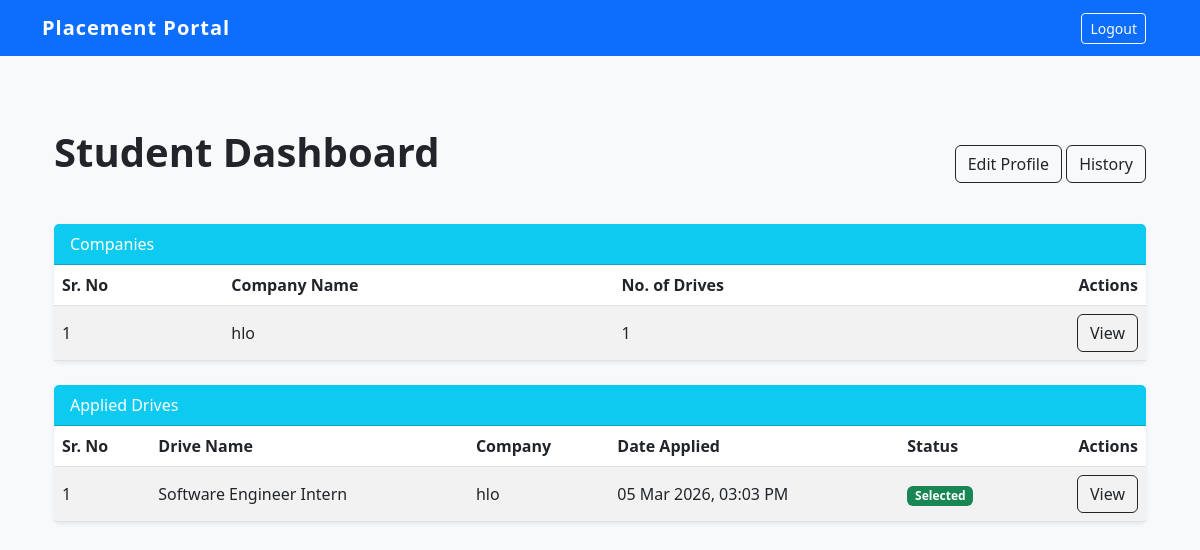
Before: /student_dashboard (signed in) with the older database file.
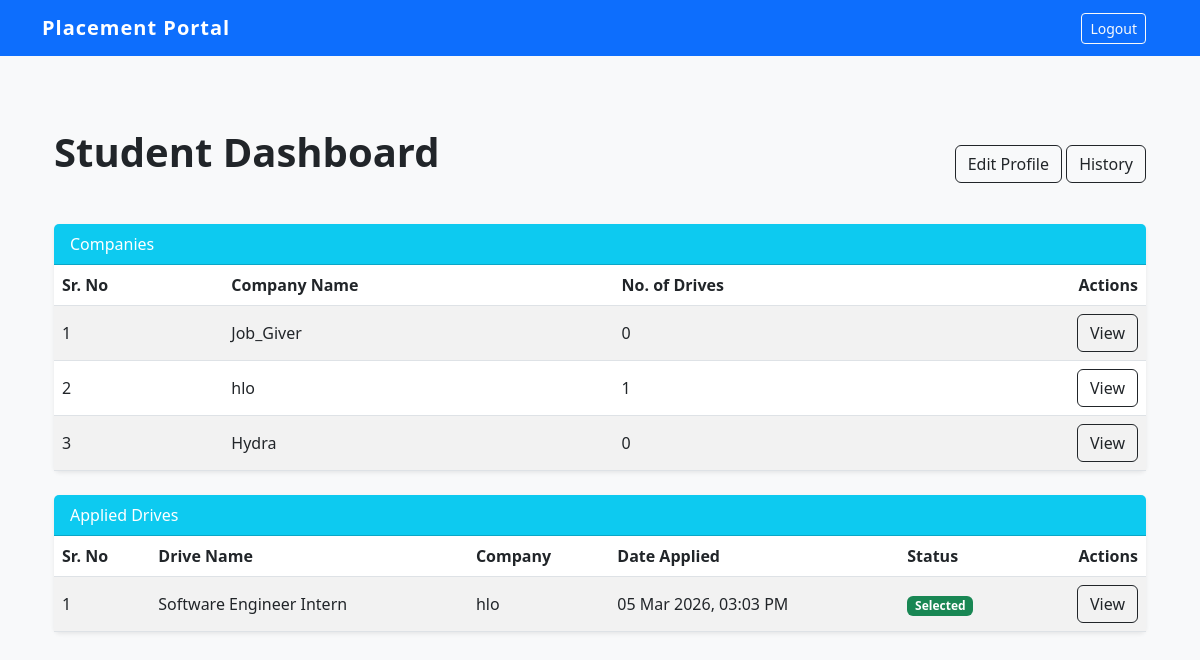
After: the same page with the newer database file.
### models.py (models this page shows)
class Company(db.Model):
    id = db.Column(db.Integer, primary_key=True)
    name = db.Column(db.String(100), unique=True, nullable=False)
    email = db.Column(db.String(100), unique=True, nullable=False)
    password = db.Column(db.String(50), unique=True, nullable=False)
    website = db.Column(db.String(100))
    hr_contact = db.Column(db.String(15))
    description = db.Column(db.Text)
    status = db.Column(db.String(20), default='Pending')
    is_active = db.Column(db.Boolean, default=True)
    drives = db.relationship('PlacementDrive', backref='company', lazy=True, cascade="all, delete-orphan")

class Application(db.Model):
    id = db.Column(db.Integer, primary_key=True)
    student_id = db.Column(db.Integer, db.ForeignKey('student.id'), nullable=False)
    drive_id = db.Column(db.Integer, db.ForeignKey('placement_drive.id'), nullable=False)
    status = db.Column(db.String(20), default='Applied')
    date_applied = db.Column(db.DateTime, default=datetime.now(timezone.utc))
    is_active = db.Column(db.Boolean, default=True)

class PlacementDrive(db.Model):
    id = db.Column(db.Integer, primary_key=True)
    job_title = db.Column(db.String(100), nullable=False)
    description = db.Column(db.Text)
    eligibility= db.Column(db.Text)
    deadline = db.Column(db.String(20))
    status = db.Column(db.String(20), default='Pending')
    is_active = db.Column(db.Boolean, default=True)
    company_id = db.Column(db.Integer, db.ForeignKey('company.id'), nullable=False)
    applications = db.relationship('Application', backref='drive', lazy=True, cascade="all, delete-orphan")

### app.py (the view)
@app.route('/student_dashboard')
def student_dashboard():
    if session.get('role') != 'student':
        return redirect(url_for('login'))
    student = Student.query.get(session.get('user_id'))
    companies = Company.query.filter_by(status = "Approved", is_active = True ).all()
    applications = Application.query.filter_by(student_id=student.id, is_active=True).order_by(Application.date_applied.desc()).all()
    return render_template('student/student_dashboard.html', student=student, companies=companies, applications=applications)

### app.py (called while the page is built)
@app.after_request
def add_header(response):
    response.headers['Cache-Control'] = 'no-store, no-cache, must-revalidate, post-check=0, pre-check=0, max-age=0'
    response.headers['Pragma'] = 'no-cache'
    response.headers['Expires'] = '-1'
    return response

### templates/student/student_dashboard.html (shortened to what the changed rows need)
{% extends 'base.html' %}
{% block content %}
<div class = "container-fluid py-4">
    <div class="d-flex justify-content-between align-items-center mb-4">
        <h1 class = "fw-bold mb-4">Student Dashboard</h1>
    </div>
    <div class = "card shadow-sm mb-4">
        <div class = "card-body p-0">
            <div class = "table-responsive">
                <table class = "table table-striped align-middle mb-0">
                    <thead class = "table">
                        <tr>
                            <th>Sr. No</th>
                            <th>Company Name</th>
                            <th>No. of Drives</th>
                            <th class = "text-end">Actions</th>
                        </tr>
                    </thead>
                    <tbody>
                        {% for c in companies %}
                        <tr>
                            <td>{{ loop.index }}</td>
                            <td>{{ c.name }}</td>
                            <td>{{ c.drives|length }}</td>
                            <td class = "text-end">
                                <a href = "{{ url_for('view_company', company_id=c.id) }}" class = "btn btn-outline-dark">View</a>
                            </td>
                        </tr>
                        {% else %}
                        <tr>
                            <td class = "text-center " colspan = 5>No companies registered yet.</td>
                        </tr>
                        {% endfor %}
                    </tbody>
                </table>
            </div>
        </div>
    </div>
    <div class = "card shadow-sm mb-4">
        <div class = "card-body p-0">
            <div class = "table-responsive">
                <table class = "table table-striped align-middle mb-0">
                    <thead class = "table">
                        <tr>
                            <th>Sr. No</th>
                            <th>Drive Name</th>
                            <th>Company</th>
                            <th>Date Applied</th>
                            <th>Status</th>
                            <th class = "text-end">Actions</th>
                        </tr>
                    </thead>
                    <tbody>
                        {% for a in applications %}
                        <tr>
                            <td>{{ loop.index }}</td>
                            <td>{{ a.drive.job_title }}</td>
                            <td>{{ a.drive.company.name }}</td>
                            <td>{{ a.date_applied.strftime("%d %b %Y, %I:%M %p") }}</td>
                            <td>
                                <span class = "badge
                                    {% if a.status == 'Selected' %}bg-success
                                    {% elif a.status == 'Rejected' %}bg-danger
                                    {% elif a.status == 'Shortlisted' %}bg-warning
                                    {% else %}bg-secondary{% endif %}">
                                    {{ a.status }}
                                </span>
                            </td>
                            <td class = "text-end">
                                <a href = "{{ url_for('view_drive', drive_id=a.drive.id) }}" class = "btn btn-outline-dark">View</a>
                            </td>
                        </tr>
                        {% else %}
                        <tr>
                            <td class = "text-center " colspan = 12>No applied applications.</td>
                        </tr>
                        {% endfor %}
                    </tbody>
                </table>
            </div>
        </div>
    </div>
</div>
{% endblock %}

Changed rows visible on the page:
now on this page (row edited): Company: name "Job_Giver", drives|length "0"
added Company: name "Hydra", drives|length "0"
